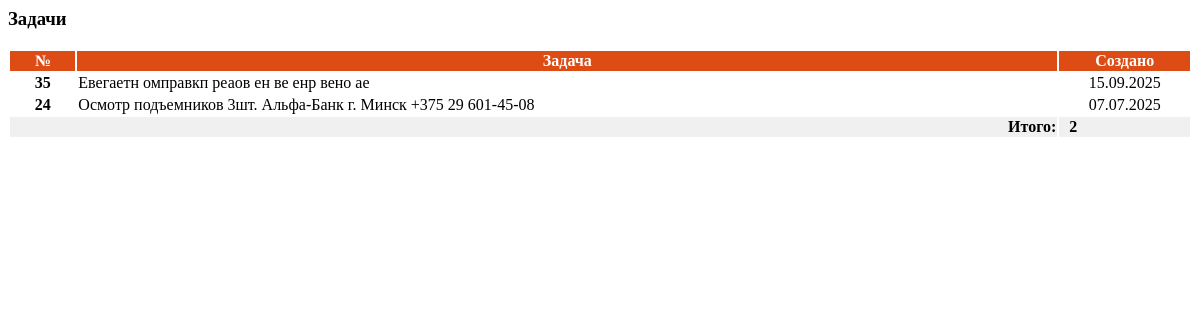
/problems/, run on an earlier commit of the app's database.
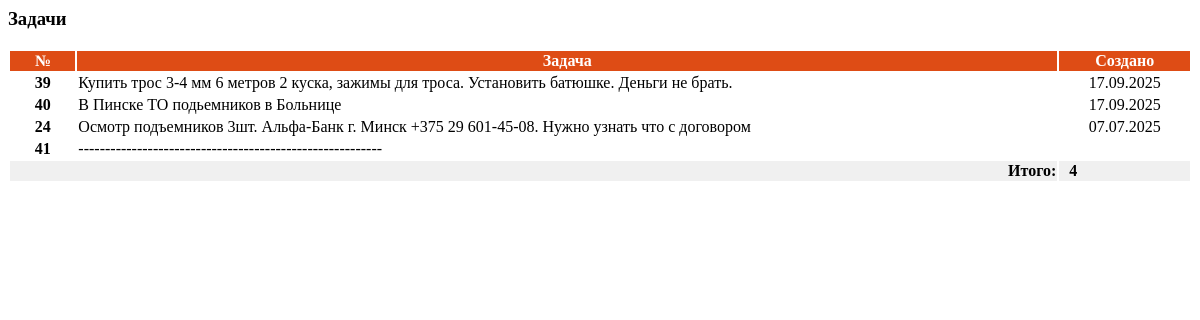
And on a later commit of the database.
### LIFTEH/models.py (models this page shows, shortened)
class Problem(models.Model):
    name = models.CharField(max_length=255, verbose_name="Наименование задачи")
    created_date = models.DateField(auto_now_add=True, verbose_name="Дата создания")
    is_completed = models.BooleanField(default=False, verbose_name="Выполнено")
    class Meta:
        verbose_name = "Задача"
        verbose_name_plural = "Задачи"

### LIFTEH/views.py (the view)
# urls.py: path('problems/', views.problems_view, name='problems'),
def problems_view(request):
    problems = Problem.objects.all().order_by('-created_date')
    today = timezone.now().date()
    if request.headers.get('X-Requested-With') == 'XMLHttpRequest':
        return render(request, 'problems_table.html', {
            'problems': problems,
            'today': today
        })
    return render(request, 'problems.html', {
        'problems': problems,
        'today': today
    })

### LIFTEH/templates/problems.html (shortened to what this page needs)
{% load static %}
<div class="card">
    <div class="card-header d-flex">
        <h3 class="mb-0">Задачи</h3>
    </div>
    <div class="card-body" style="padding: 0px !important; min-height: 50px;">
        {% include 'problems_table.html' %}
    </div>
</div>

### LIFTEH/templates/problems_table.html (shortened to what this page needs)
<table class="table-hover" style="width: 100%;">
    <thead class="table-light">
        <tr style="background-color: #de4c15; color: white;">
            <th style="width: 5%; text-align: center;">№</th>
            <th style="width: 75%; text-align: center;">Задача</th>
            <th style="width: 10%; text-align: center;">Создано</th>
        </tr>
    </thead>
    <tbody>
        {% for problem in problems %}
        <tr id="problem-row-{{ problem.id }}">
            <td style="text-align: center;"><strong>{{ problem.id }}</strong></td>
            <td id="problem-name-{{ problem.id }}">{{ problem.name }}</td>
            <td style="text-align: center;" id="problem-date-{{ problem.id }}">{{ problem.created_date|date:"d.m.Y" }}</td>
        </tr>
        {% empty %}
        <tr>
            <td colspan="5" class="text-center">Нет задач</td>
        </tr>
        {% endfor %}
    </tbody>
    <tr style="background-color: #f0f0f0; font-weight: bold;">
        <td colspan="2" style="text-align: right;">Итого:</td>
        <td style="text-align: left; padding: 0px 10px;">
            {{ problems|length }}
        </td>
    </tr>
</table>

What changed in the data, as far as the page shows it:
removed Problem: id "35", name "Eвегаетн омправкп реаов ен ве енр вено ае", created_date "15.09.2025"
added Problem: id "39", name "Купить трос 3-4 мм 6 метров 2 куска, зажимы для троса. Установить батюшке. Деньги не брать.", created_date "17.09.2025"
added Problem: id "40", name "В Пинске ТО подьемников в Больнице", created_date "17.09.2025"
changed Problem id 24: name "Осмотр подъемников 3шт. Альфа-Банк г. Минск +375 29 601-45-08" → "Осмотр подъемников 3шт. Альфа-Банк г. Минск +375 29 601-45-08. Нужно узнать что с договором"
added Problem: id "41", name "---------------------------------------------------------"
Also different on the page:
{{ problems|length }}: "2" → "4"
